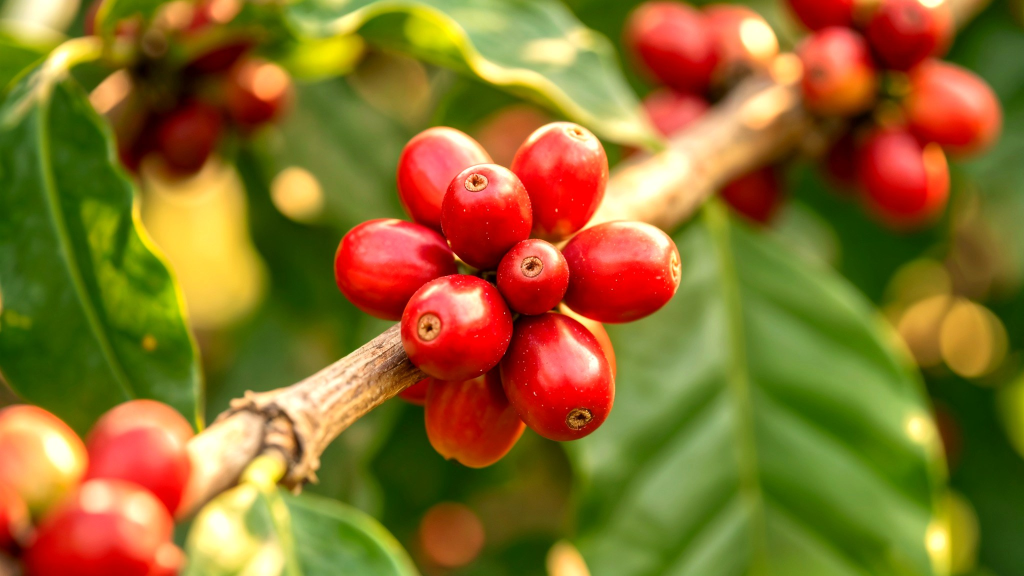
#> input picture images/hero-cherries.jpg, 2048 x 1152 px, found by its file name (shown at 1/2 size)
$ python gen_og_v4.py
#> lines starting #> are read from the running program, lines starting #| are printed output that depends on the picture
#!/usr/bin/env python3
"""Zafra house OG card — v4 (JC Nov 22): red-cherry hero photo, matches live hero.
Kills the mountainside card. Writes og-card.jpg + og-image.jpg (same bytes)."""
from PIL import Image, ImageDraw, ImageFont, ImageStat

W, H = 1200, 630
GOLD = (201, 169, 110)
CREAM = (242, 237, 227)
F = '/tmp/zafra-deploy/fonts/'
serif_sb = lambda s: ImageFont.truetype(F + 'f1.ttf', s)   # Cormorant SemiBold
sans_sb = lambda s: ImageFont.truetype(F + 'f3.ttf', s)    # Inter SemiBold

# --- cherry photo: cover-crop 1551x1152 -> 1200x630, cherries top, dark leaf bottom ---
src = Image.open('/Users/santiago/repos/zafra-site/images/hero-cherries.jpg')
#> src is the input picture: PIL image 2048x1152 RGB; mean R, G, B 139.8, 110.3, 41.8
sw, sh = src.size
#> sw = 2048; sh = 1152
target_ratio = W / H
crop_h = round(sw / target_ratio)          # 814
#> crop_h = 1075
y0 = 190                                   # cluster (215-810) lands ~19-480 of 630
img = src.crop((0, y0, sw, y0 + crop_h)).resize((W, H), Image.Resampling.LANCZOS).convert('RGB')
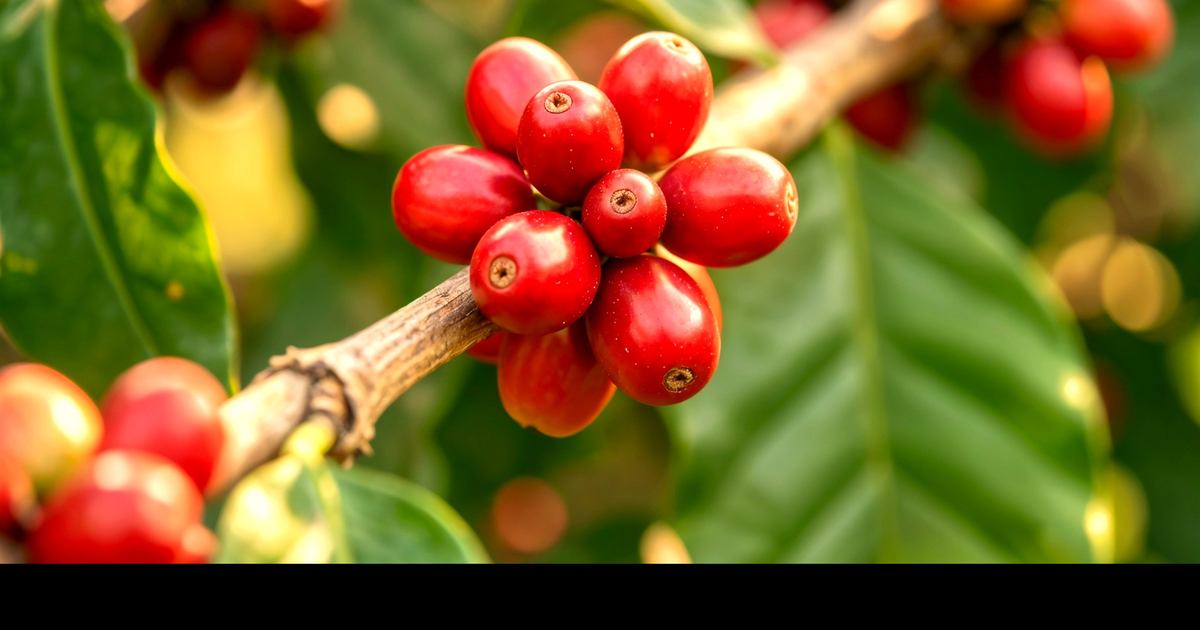
#> img: PIL image 1200x630 RGB; mean R, G, B 122.8, 97.3, 36.5

# --- scrim: starts ~38%, opaque by ~68% — keeps cherries vivid, text zone dark ---
scrim = Image.new('L', (1, H), 0)
a, b = int(H * 0.38), int(H * 0.68)
for y in range(H):
    t = (y - a) / (b - a)
    scrim.putpixel((0, y), int(255 * min(1.0, max(0.0, t)) ** 0.9))
img.paste(Image.new('RGB', (W, H), (8, 12, 9)), (0, 0), scrim.resize((W, H)))
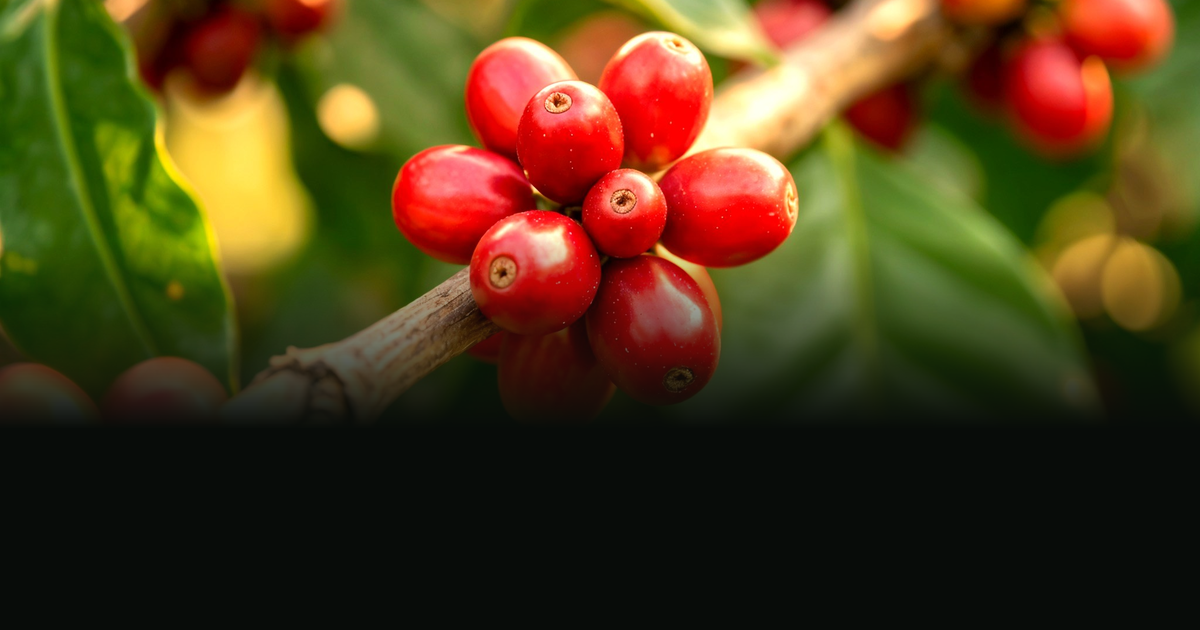
#> img: PIL image 1200x630 RGB; mean R, G, B 77.5, 59, 24.4
d = ImageDraw.Draw(img)

# --- house shield, bottom-left ---
#> (the run stopped early here; a loop or call above may not have finished)

$ run again, with images/cacao-pods.jpg copied over images/hero-cherries.jpg
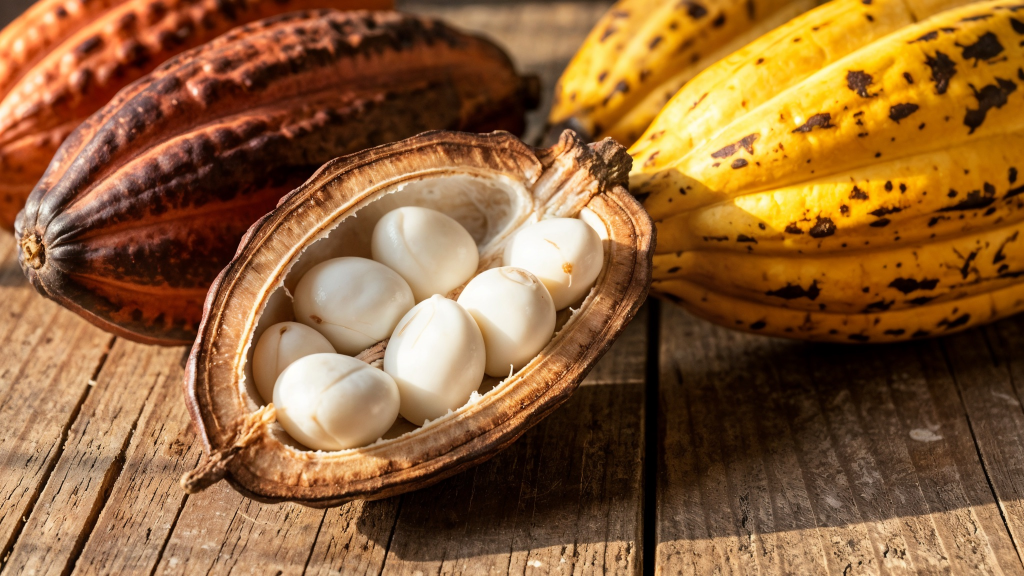
#> input picture images/cacao-pods.jpg, 2048 x 1152 px, found by its file name (shown at 1/2 size)
#> src is the input picture: PIL image 2048x1152 RGB; mean R, G, B 142.2, 98.7, 56.6
#> `img = src.crop((0, y0, sw, y0 + crop_h)).resize((W, H), Image.Resampli..`:
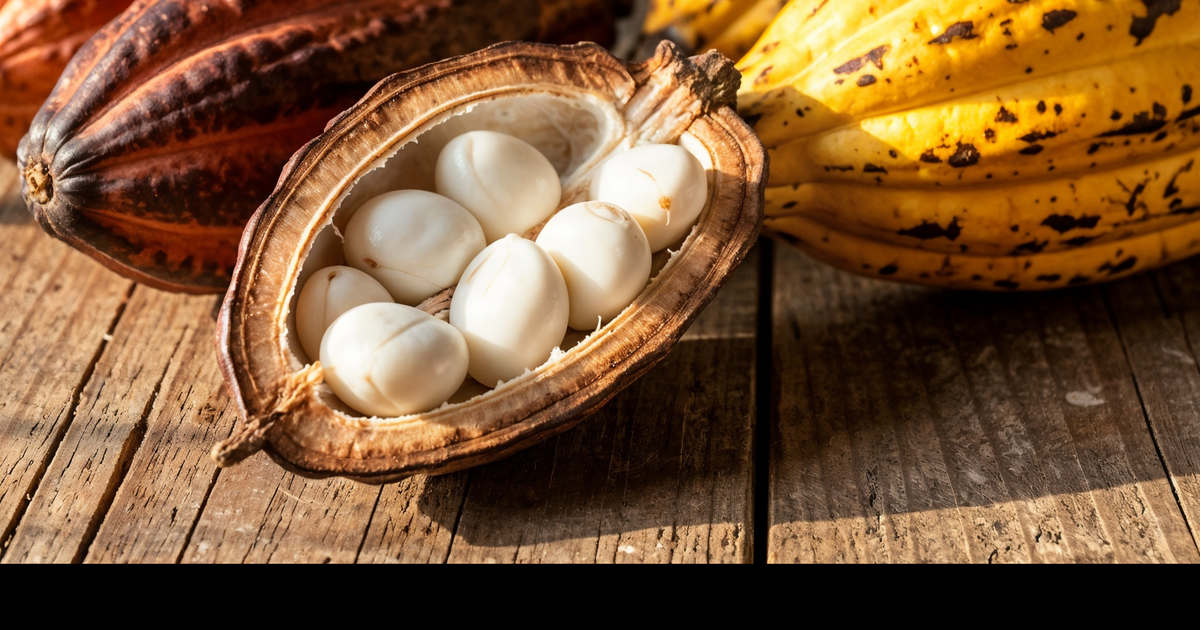
#> img: PIL image 1200x630 RGB; mean R, G, B 122.9, 86.7, 53.3
#> `img.paste(Image.new('RGB', (W, H), (8, 12, 9)), (0, 0), scrim.resize((..`:
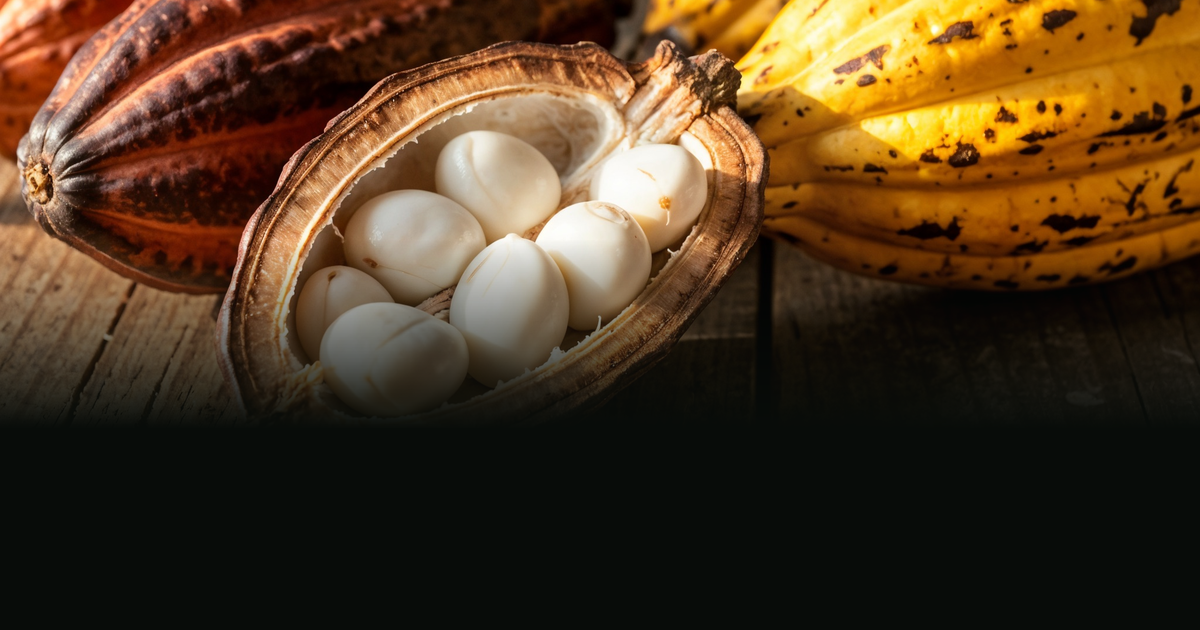
#> img: PIL image 1200x630 RGB; mean R, G, B 79.8, 57.7, 33

$ run again, with images/generic-cacao.jpg copied over images/hero-cherries.jpg
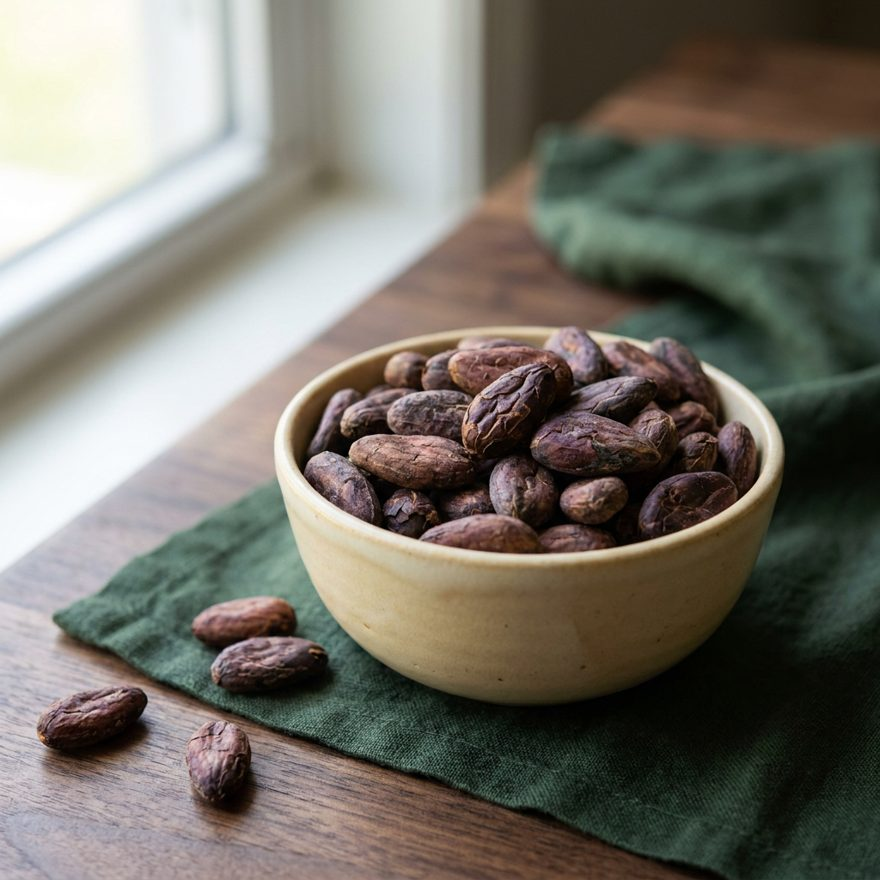
#> input picture images/generic-cacao.jpg, 880 x 880 px, found by its file name
#> src is the input picture: PIL image 880x880 RGB; mean R, G, B 117.7, 114.4, 105.7
#> `img = src.crop((0, y0, sw, y0 + crop_h)).resize((W, H), Image.Resampli..`:
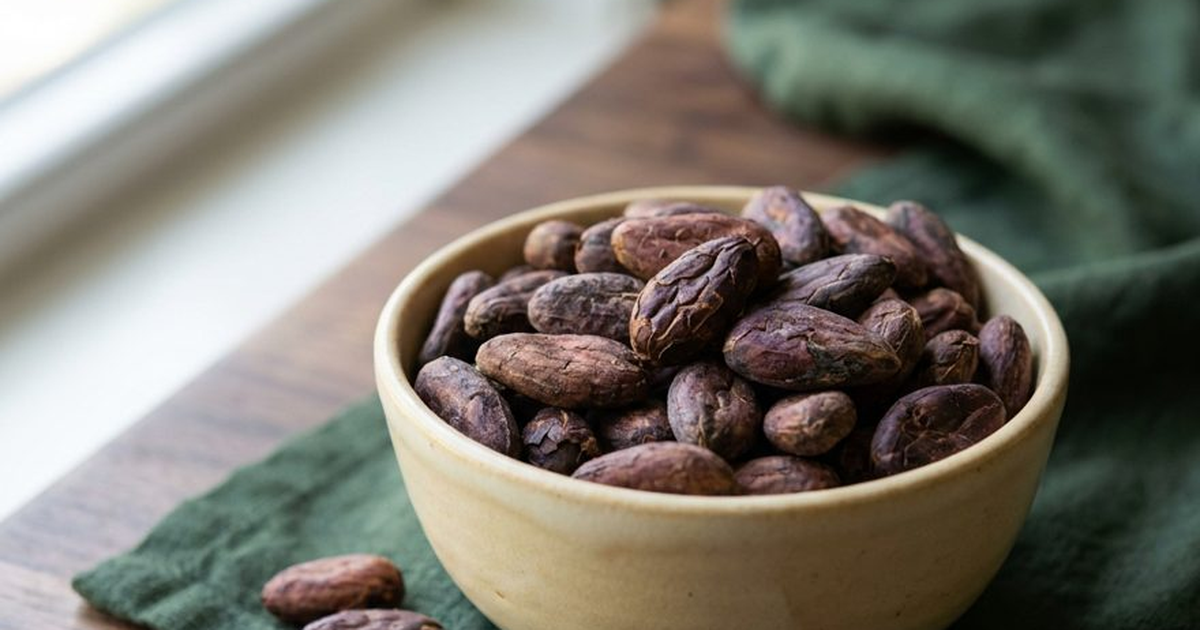
#> img: PIL image 1200x630 RGB; mean R, G, B 125, 121.6, 112.5
#> `img.paste(Image.new('RGB', (W, H), (8, 12, 9)), (0, 0), scrim.resize((..`:
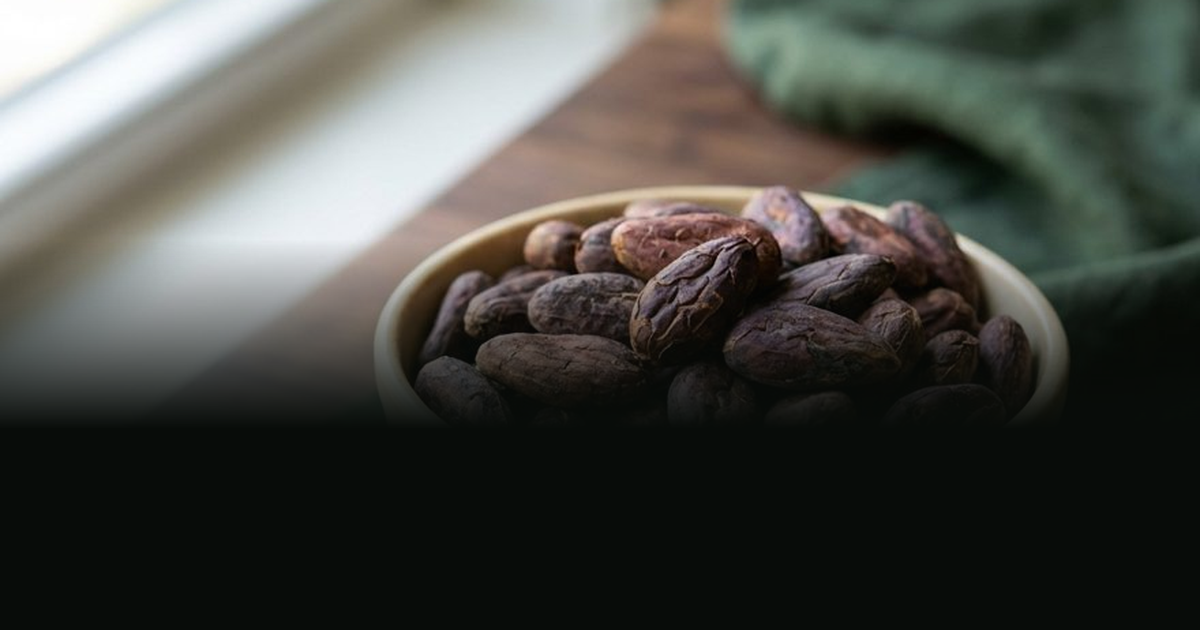
#> img: PIL image 1200x630 RGB; mean R, G, B 73.8, 75, 69.7
